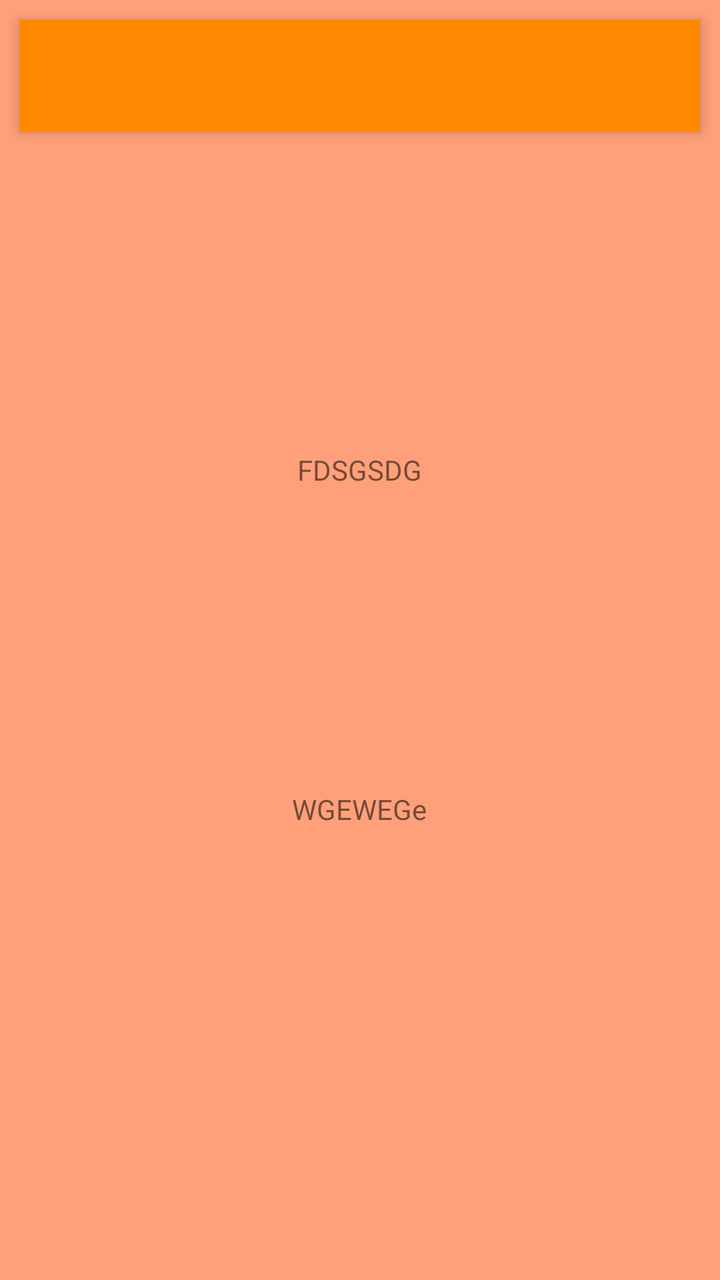
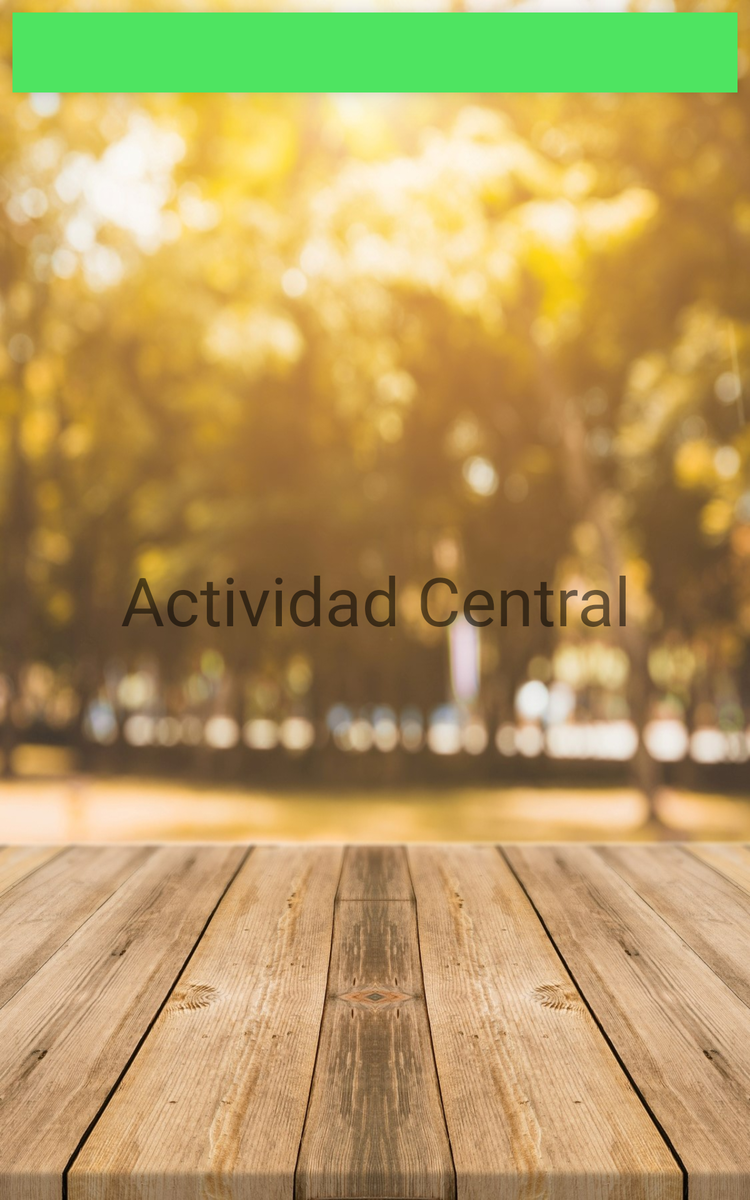

Two renders of one Android screen. The first uses the default layout on a phone; the second uses the alternative layout the repository ships for a different screen configuration, on a matching device. The two XML files are below.
<!-- AndroidManifest.xml: application theme Theme.Restaurant_App.NoActionBar -->
<!-- res/layout/activity_centralmenu.xml -->
<?xml version="1.0" encoding="utf-8"?>
<androidx.coordinatorlayout.widget.CoordinatorLayout
    xmlns:android="http://schemas.android.com/apk/res/android"
    xmlns:app="http://schemas.android.com/apk/res-auto"
    xmlns:tools="http://schemas.android.com/tools"
    android:layout_width="match_parent"
    android:layout_height="match_parent"
    android:background="?attr/colorSecondary"
    tools:context=".CentralmenuActivity">

    <com.google.android.material.appbar.AppBarLayout
        android:layout_width="match_parent"
        android:layout_height="wrap_content"
        android:elevation="10dp"
        android:layout_margin="10dp"
        android:theme="@style/Theme.Restaurant_App.AppBarOverlay">
        <androidx.appcompat.widget.Toolbar
            android:id="@+id/toolbar2"
            android:layout_width="match_parent"
            android:layout_height="?actionBarSize"
            android:background="?attr/colorPrimary"
            android:theme="@style/Theme.Restaurant_App.PopupOverlay" />
    </com.google.android.material.appbar.AppBarLayout>

    <androidx.constraintlayout.widget.ConstraintLayout
        android:id="@+id/constraintLayout"
        android:layout_width="match_parent"
        android:layout_height="match_parent">

        <TextView
            android:id="@+id/textView3"
            android:layout_width="324dp"
            android:layout_height="119dp"
            android:layout_marginBottom="176dp"
            android:gravity="center"
            android:text="WGEWEGe"
            app:layout_anchor="@+id/constraintLayout"
            app:layout_anchorGravity="center"
            app:layout_constraintBottom_toBottomOf="parent"
            app:layout_constraintEnd_toEndOf="parent"
            app:layout_constraintHorizontal_bias="0.494"
            app:layout_constraintStart_toStartOf="parent" />

        <TextView
            android:id="@+id/textView2"
            android:layout_width="324dp"
            android:layout_height="117dp"
            android:gravity="center"
            android:text="FDSGSDG"
            app:layout_anchor="@+id/constraintLayout"
            app:layout_anchorGravity="top|center"
            app:layout_constraintBottom_toTopOf="@+id/textView3"
            app:layout_constraintEnd_toEndOf="parent"
            app:layout_constraintHorizontal_bias="0.494"
            app:layout_constraintStart_toStartOf="parent"
            app:layout_constraintTop_toTopOf="parent"
            app:layout_constraintVertical_bias="0.774" />


    </androidx.constraintlayout.widget.ConstraintLayout>



</androidx.coordinatorlayout.widget.CoordinatorLayout>
<!-- resources referenced by this layout -->
<resources>
  <style name="Theme.Restaurant_App.AppBarOverlay" parent="ThemeOverlay.AppCompat.Dark.ActionBar" />
  <style name="Theme.Restaurant_App.PopupOverlay" parent="ThemeOverlay.AppCompat.Light" />
  <style name="Theme.Restaurant_App.NoActionBar">
          <item name="windowActionBar">false</item>
          <item name="windowNoTitle">true</item>
      </style>
</resources>
<!-- res/layout-sw600dp/activity_centralmenu.xml (the repository's variant of the layout above) -->
<!-- drawn on a 7-inch tablet held upright -->
<?xml version="1.0" encoding="utf-8"?>
<RelativeLayout
    xmlns:android="http://schemas.android.com/apk/res/android"
    xmlns:app="http://schemas.android.com/apk/res-auto"
    xmlns:tools="http://schemas.android.com/tools"
    android:layout_width="match_parent"
    android:layout_height="match_parent"
    android:background="@drawable/wooden_board"
    tools:context=".CentralmenuActivity">

    <androidx.appcompat.widget.Toolbar
        android:id="@+id/toolbar"
        android:layout_width="match_parent"
        android:layout_height="wrap_content"
        android:background="#4EE461"
        android:minHeight="?attr/actionBarSize"
        android:elevation="15dp"
        android:layout_margin="10dp"
        app:popupTheme="@style/ThemeOverlay.AppCompat.ActionBar"
        android:theme="@style/ThemeOverlay.AppCompat.ActionBar"
        />

    <LinearLayout
        android:gravity="center"
        android:layout_width="match_parent"
        android:layout_height="match_parent"
        android:orientation="vertical">

        <TextView
            android:layout_width="wrap_content"
            android:layout_height="wrap_content"
            android:gravity="center"
            android:text="Actividad Central"
            android:textSize="54sp" />

    </LinearLayout>
</RelativeLayout>
<!-- resources referenced by the variant -->
<!-- as a 7-inch tablet held upright resolves them -->
<resources>
  <!-- drawable wooden_board: jpg bitmap (drawable-xhdpi, 322727 bytes) -->
  <style name="Theme.Restaurant_App.NoActionBar">
          <item name="windowActionBar">false</item>
          <item name="windowNoTitle">true</item>
      </style>
</resources>
